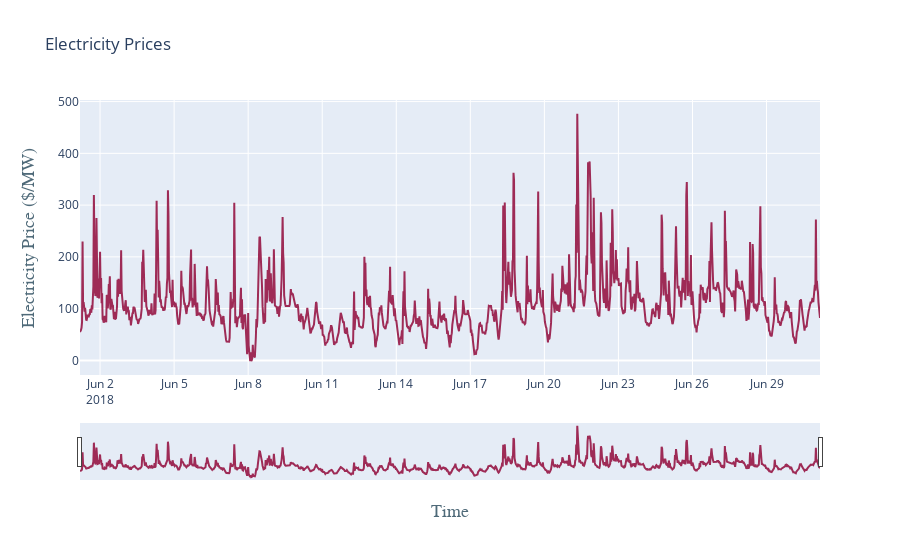

The notebook cell saved with this chart:
### Code cell
fig = go.Figure()
fig.add_trace(go.Scatter(x=df_30min['Timestamp'], y=df_30min['Price'], name='30min', line_color='#9e2b56'))
fig.update_layout(title_text="Electricity Prices", xaxis_rangeslider_visible=True,
    xaxis=dict(
        title='Time',
        titlefont=dict(
            family='Courier New, monospace',
            size=18,
            color='#4f6a79'
        )
    ),
    yaxis=dict(
        title='Electricity Price ($/MW)',
        titlefont=dict(
            family='Courier New, monospace',
            size=18,
            color='#4f6a79'
        )
    ))
fig.show()

### Figure 1 — Plotly figure (JSON) as saved in the notebook; plotly's stock layout.template omitted (floating-point values rounded to 4 significant figures; data arrays with more than 128 entries replaced by an {"elided": "..."} marker saying what was removed)
{"data": [{"line": {"color": "#9e2b56"}, "name": "30min", "type": "scatter", "x": {"elided": "1440 str values"}, "y": {"elided": "1440 float values"}}], "layout": {"title": {"text": "Electricity Prices"}, "xaxis": {"rangeslider": {"visible": true}, "title": {"font": {"color": "#4f6a79", "family": "Courier New, monospace", "size": 18}, "text": "Time"}}, "yaxis": {"title": {"font": {"color": "#4f6a79", "family": "Courier New, monospace", "size": 18}, "text": "Electricity Price ($/MW)"}}}}
